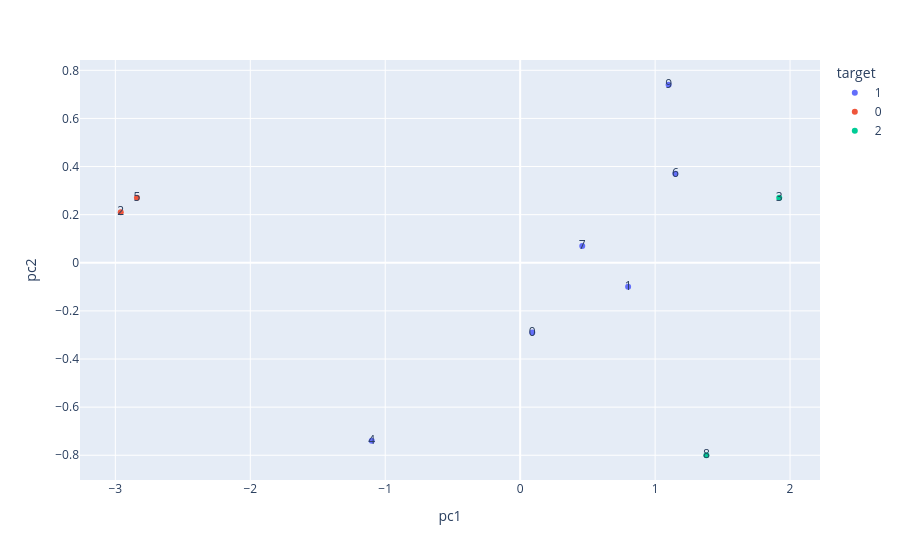

Notebook code cell kept with this figure:
### Code cell
px.scatter(pca_df, x='pc1',y='pc2',color='target',text='index')

### Figure 1 — Plotly figure (JSON) as saved in the notebook; plotly's stock layout.template omitted (floating-point values rounded to 4 significant figures)
{"data": [{"hovertemplate": "target=1<br>pc1=%{x}<br>pc2=%{y}<br>index=%{text}<extra></extra>", "legendgroup": "1", "marker": {"color": "#636efa", "symbol": "circle"}, "mode": "markers+text", "name": "1", "orientation": "v", "showlegend": true, "text": [0.0, 1.0, 4.0, 6.0, 7.0, 9.0], "type": "scatter", "x": [0.09, 0.8, -1.1, 1.15, 0.46, 1.1], "xaxis": "x", "y": [-0.29, -0.1, -0.74, 0.37, 0.07, 0.74], "yaxis": "y"}, {"hovertemplate": "target=0<br>pc1=%{x}<br>pc2=%{y}<br>index=%{text}<extra></extra>", "legendgroup": "0", "marker": {"color": "#EF553B", "symbol": "circle"}, "mode": "markers+text", "name": "0", "orientation": "v", "showlegend": true, "text": [2.0, 5.0], "type": "scatter", "x": [-2.96, -2.84], "xaxis": "x", "y": [0.21, 0.27], "yaxis": "y"}, {"hovertemplate": "target=2<br>pc1=%{x}<br>pc2=%{y}<br>index=%{text}<extra></extra>", "legendgroup": "2", "marker": {"color": "#00cc96", "symbol": "circle"}, "mode": "markers+text", "name": "2", "orientation": "v", "showlegend": true, "text": [3.0, 8.0], "type": "scatter", "x": [1.92, 1.38], "xaxis": "x", "y": [0.27, -0.8], "yaxis": "y"}], "layout": {"legend": {"title": {"text": "target"}, "tracegroupgap": 0}, "margin": {"t": 60}, "xaxis": {"anchor": "y", "domain": [0, 1], "title": {"text": "pc1"}}, "yaxis": {"anchor": "x", "domain": [0, 1], "title": {"text": "pc2"}}}}
